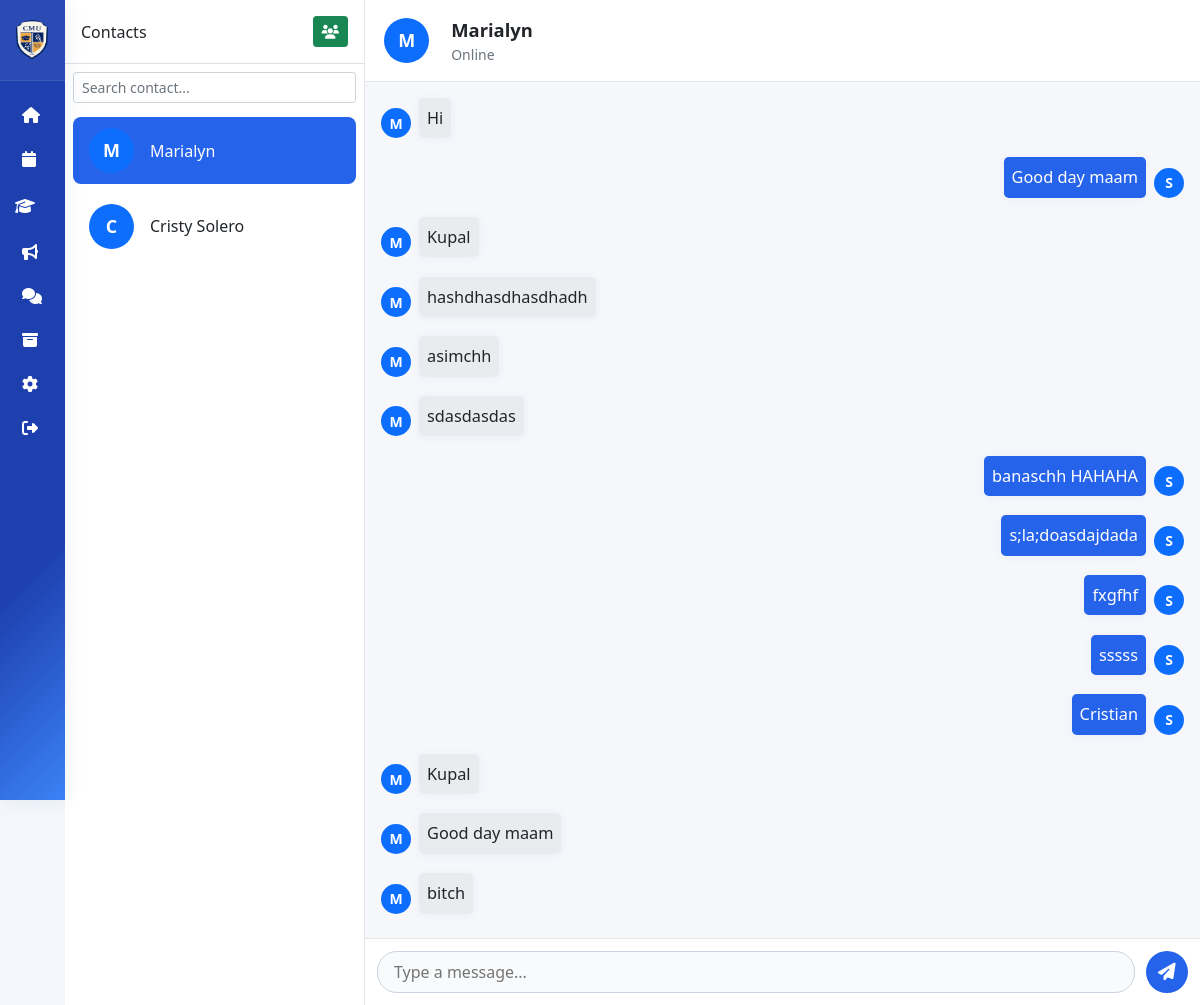
/students/messages/2/ (signed in), run on the app's committed database.
### accounts/models.py (models this page shows, shortened)
class User(AbstractUser):
    ROLE_CHOICES = [
        ('student', 'Student'),
        ('teacher', 'Teacher'),
        ('parent', 'Parent'),
        ('admin', 'Admin'),
        ("school_admin", "School Admin"),
    ]
    role = models.CharField(
        max_length=20,
        choices=ROLE_CHOICES,
        blank=True,   # ✅ allow empty
        null=True     # ✅ allow NULL in DB
    )

### teachers/models.py (models this page shows, shortened)
class Message(models.Model):
    sender = models.ForeignKey(
        settings.AUTH_USER_MODEL,
        related_name="sent_messages",
        on_delete=models.CASCADE
    )
    recipient = models.ForeignKey(
        settings.AUTH_USER_MODEL,
        related_name="received_messages",
        on_delete=models.CASCADE
    )
    content = models.TextField()
    timestamp = models.DateTimeField(auto_now_add=True)
    is_read = models.BooleanField(default=False)
    class Meta:
        ordering = ["timestamp"]

### students/views.py (the view)
# urls.py: path('messages/<int:user_id>/', views.conversation, name='conversation'),
@login_required
def conversation(request, user_id=None):
    user = request.user
    enrolled_classes = getattr(user, 'enrolled_classes', Class.objects.none()).filter(is_archived=False)
    if user.role == 'teacher':
        contacts = User.objects.filter(
            enrolled_classes__in=user.created_classes.filter(is_archived=False)
        ).distinct().exclude(id=user.id)
    elif user.role == 'student':
        teacher_ids = enrolled_classes.values_list('teacher', flat=True)
        classmate_ids = User.objects.filter(
            enrolled_classes__in=enrolled_classes
        ).exclude(id=user.id).values_list('id', flat=True)
        contacts = User.objects.filter(
            Q(id__in=teacher_ids) | Q(id__in=classmate_ids)
        ).distinct()
    elif user.role == 'parent':
        contacts = User.objects.filter(
            Q(role='teacher') | Q(id__in=[child.id for child in user.children.all()])
        ).distinct()
    else:
        contacts = User.objects.none()
    other_user = None
    messages = []
    if user_id:
        other_user = get_object_or_404(User, id=user_id)
        messages = Message.objects.filter(
            Q(sender=user, recipient=other_user) |
            Q(sender=other_user, recipient=user)
        ).order_by('timestamp')
    if request.method == 'POST' and other_user:
        content = request.POST.get('content')
        if content and content.strip():
            Message.objects.create(sender=user, recipient=other_user, content=content)
            return redirect('students:conversation', user_id=other_user.id)
    context = {
        'contacts': contacts,
        'other_user': other_user,
        'messages': messages,
        'enrolled_classes': enrolled_classes
    }
    return render(request, 'students/conversation.html', context)

### students/templates/students/conversation.html (shortened to what this page needs)
{% load static %}
<!DOCTYPE html>
<html lang="en">
<head>
    <link rel="stylesheet" href="https://cdnjs.cloudflare.com/ajax/libs/font-awesome/6.4.0/css/all.min.css">
    <link href="https://cdn.jsdelivr.net/npm/bootstrap@5.1.3/dist/css/bootstrap.min.css" rel="stylesheet">
</head>
<body>
<div class="sidebar closed" id="sidebar">
    <div class="logo">
        <img src="{% static 'images/cmu.jpg' %}" alt="CMU Logo">
    </div>
    <nav class="nav-menu">
        <a href="{% url 'students:dashboard' %}" class="nav-item"><i class="fas fa-home"></i><span class="nav-label">Home</span></a>
        <a href="{% url 'students:calendar' %}" class="nav-item"><i class="fas fa-calendar"></i><span class="nav-label">Event Calendar</span></a>
        <div class="dropdown-container">
            <div class="teaching-header" id="teachingHeader">
                <div class="teaching-content">
                    <i class="fas fa-graduation-cap"></i>
                </div>
            </div>
        </div>
        <a href="{% url 'students:student_announcements' %}" class="nav-item"><i class="fas fa-bullhorn"></i><span class="nav-label">Announcement</span></a>
        <a href="{% url 'students:messages_inbox' %}" class="nav-item"><i class="fas fa-comments"></i><span class="nav-label">Messages</span></a>
        <a href="{% url 'students:archived_classes' %}" class="nav-item"><i class="fas fa-archive"></i><span class="nav-label">Archived Classes</span></a>
        <a href="{% url 'accounts:settings' %}" class="nav-item"><i class="fas fa-cog"></i><span class="nav-label">Settings</span></a>
        <a href="{% url 'account_logout' %}" class="nav-item"><i class="fas fa-sign-out-alt"></i><span class="nav-label">Logout</span></a>
    </nav>
</div>
<div class="main-content">
  <div class="chat-sidebar">
    <div class="chat-sidebar-header d-flex justify-content-between align-items-center p-3 border-bottom">
      <span>Contacts</span>
    <div class="d-flex align-items-center gap-2">
  <button class="btn btn-sm btn-success" data-bs-toggle="modal" data-bs-target="#createGroupModal" title="Create Group Chat">
    <i class="fas fa-users"></i>
  </button>
</div>
    </div>
    <div class="p-2">
      <input type="text" id="contactSearch" class="form-control form-control-sm" placeholder="Search contact...">
    </div>
    <div class="chat-contacts" id="contactList">
      {% for contact in contacts %}
        <a href="{% url 'students:conversation' contact.id %}"
           class="chat-contact {% if other_user and contact.id == other_user.id %}active{% endif %}">
          <div class="chat-contact-avatar me-2">
            {% if contact.profile_picture %}
              <img src="{{ contact.profile_picture.url }}" alt="{{ contact.get_full_name }}"
                   class="rounded-circle" style="width:45px; height:45px; object-fit:cover;">
            {% else %}
              <div class="rounded-circle bg-primary text-white d-flex justify-content-center align-items-center"
                   style="width:45px; height:45px; font-weight:bold; font-size:18px;">
                {{ contact.get_full_name|first|upper }}
              </div>
            {% endif %}
          </div>
          <div class="chat-contact-name">{{ contact.get_full_name }}</div>
        </a>
      {% empty %}
        <p class="text-muted p-3">No contacts available.</p>
      {% endfor %}
    </div>
  </div>
  <div class="chat-main">
    {% if other_user %}
    <div class="chat-header d-flex align-items-center">
      <div class="chat-header-avatar me-2">
          {% if other_user.profile_picture %}
          <img src="{{ other_user.profile_picture.url }}"
           alt="{{ other_user.get_full_name }}"
           class="rounded-circle"
           style="width:45px; height:45px; object-fit:cover;">
          {% else %}
        <div class="rounded-circle bg-primary text-white d-flex justify-content-center align-items-center"
           style="width:45px; height:45px; font-weight:bold; font-size:18px;">
        {{ other_user.get_full_name|first|upper }}
        </div>
        {% endif %}
      </div>
    <div>
    <div class="fw-semibold">{{ other_user.get_full_name }}</div>
    <div class="text-muted small">
      {% if other_user.is_active %}
        Online
      {% else %}
        Offline
      {% endif %}
    </div>
  </div>
</div>
    <div class="chat-messages">
    {% for msg in messages %}
    <div class="d-flex mb-2 {% if msg.sender == request.user %}justify-content-end{% else %}justify-content-start{% endif %}">
      {% if msg.sender != request.user %}
        <div class="chat-avatar me-2 d-flex align-items-end">
          {% if msg.sender.profile_picture %}
            <img src="{{ msg.sender.profile_picture.url }}"
                 alt="{{ msg.sender.get_full_name }}"
                 class="rounded-circle"
                 style="width:30px; height:30px; object-fit:cover;">
          {% else %}
            <div class="rounded-circle bg-primary text-white d-flex justify-content-center align-items-center"
                 style="width:30px; height:30px; font-size:14px; font-weight:bold;">
              {{ msg.sender.get_full_name|first|upper }}
            </div>
          {% endif %}
        </div>
      {% endif %}
      <div class="chat-message">
        <div class="p-2 rounded-3 message-bubble {% if msg.sender == request.user %}bg-primary text-white{% else %}bg-light{% endif %}"
             style="max-width: 100%;cursor:pointer;"
             onclick="toggleTimestamp(this)">
          {{ msg.content }}
        </div>
      </div>
      {% if msg.sender == request.user %}
        <div class="chat-avatar ms-2 d-flex align-items-end">
          {% if msg.sender.profile_picture %}
            <img src="{{ msg.sender.profile_picture.url }}"
                 alt="{{ msg.sender.get_full_name }}"
                 class="rounded-circle"
                 style="width:30px; height:30px; object-fit:cover;">
          {% else %}
            <div class="rounded-circle bg-primary text-white d-flex justify-content-center align-items-center"
                 style="width:30px; height:30px; font-size:14px; font-weight:bold;">
              {{ msg.sender.get_full_name|first|upper }}
            </div>
          {% endif %}
        </div>
      {% endif %}
    </div>
  {% empty %}
    <p class="text-muted">No messages yet.</p>
  {% endfor %}
  </div>
      <form method="post" class="chat-input">
        <input type="text" name="content" placeholder="Type a message..." required>
        <button type="submit"><i class="fas fa-paper-plane"></i></button>
      </form>
      {% else %}
      <div class="p-5 text-center text-muted">Select a contact to start chatting</div>
      {% endif %}
  </div>
</div>
</body>
</html>

### students/templates/students/conversation.html (style rules this page uses)
.sidebar { width: 270px; background: linear-gradient(135deg, #1e40af 70%, #3b82f6 100%); color: #fff; height: 100vh; position: fixed; left: 0; top: 0; z-index: 1000; display: flex; flex-direction: column; transition: width 0.28s cubic-bezier(.4,2,.7,.9), transform 0.28s ease; overflow: hidden; box-shadow: 2px 0 18px 0 rgba(30,64,175,0.07); }
.sidebar.closed { width: 65px; }
.sidebar .logo { display: flex; align-items: center; padding: 20px; border-bottom: 1px solid rgba(255,255,255,0.09); background: rgba(255,255,255,0.06); transition: padding .3s; }
.sidebar.closed .logo { padding: 20px 12px; }
.logo img { width: 40px; height: 40px; border-radius: 50%; margin-right: 12px; transition: margin 0.3s; }
.sidebar.closed .logo img { margin-right: 0; }
.nav-menu { flex: 1; padding: 12px 0; }
.nav-item { display: flex; align-items: center; padding: 14px 28px 14px 22px; color: white; text-decoration: none; transition: all 0.22s; font-size: 1rem; font-weight: 500; letter-spacing: 0.02em; }
.nav-item i { margin-right: 15px; min-width: 21px; }
.sidebar.closed .nav-item { justify-content: center; padding: 14px 0; }
.sidebar.closed .nav-item i { margin-right: 0; }
.dropdown-container { position: relative; }
.sidebar.closed .dropdown-container .teaching-header { justify-content: center; }
.teaching-header { display: flex; align-items: center; justify-content: space-between; padding: 10px 20px 10px 15px; cursor: pointer; transition: all 0.3s ease; }
.teaching-content { display: flex; align-items: center; color: white; }
.teaching-content i { width: 29px; height: 29px; border-radius: 50%; margin-right: 10px; display: flex; align-items: center; justify-content: center; font-size: 16px; color: white; }
body { background: #f3f6fa; }
.main-content { margin-left: 270px; transition: margin-left 0.28s cubic-bezier(.4,2,.7,.9); min-height: 100vh; display: flex; background-color: #f7fafd; overflow: hidden; }
.sidebar.closed ~ .main-content { margin-left: 65px; }
.chat-sidebar { width: 300px; min-width: 240px; background: #fff; border-right: 1px solid #e5e7eb; display: flex; flex-direction: column; box-shadow: 2px 0 8px 0 rgba(30,64,175,0.03); }
.chat-main { flex: 1; display: flex; flex-direction: column; background: #f8f9fa; position: relative; border-radius: 0 12px 12px 0; min-width: 0; min-height: 100vh; }
.chat-header { padding: 1rem 1.2rem; border-bottom: 1px solid #e5e7eb; background-color: #fff; display: flex; align-items: center; gap: 14px; }
.chat-header .fw-semibold { font-size: 1.15rem; font-weight: 600; }
.chat-header-avatar .rounded-circle, .chat-contact-avatar .rounded-circle { width: 45px; height: 45px; font-size: 18px; display: flex; align-items: center; justify-content: center; }
.chat-contacts { flex: 1; overflow-y: auto; padding: 6px 0 18px 0; }
.chat-contact { display: flex; align-items: center; padding: 0.7rem 1rem; text-decoration: none; color: #212529; transition: background 0.18s; border-radius: 8px; margin: 0 8px 8px 8px; }
.chat-contact.active { background-color: #2563eb; color: #fff; }
.chat-contact-name { font-size: 1rem; font-weight: 500; margin-left: 8px; }
.chat-messages { flex: 1; padding: 1rem; overflow-y: auto; display: flex; flex-direction: column; gap: 0.7rem; background-color: #f5f7fb; }
.chat-message { max-width: 100%; }
.message-bubble { padding: 0.5rem 1rem; border-radius: 18px; font-size: 1.02rem; transition: background 0.2s; max-width: 340px; word-break: break-word; box-shadow: 0 1px 8px rgba(30, 64, 175, 0.05); }
.message-bubble.bg-primary { background-color: #2563eb !important; }
.message-bubble.bg-light { background-color: #e9ecef !important; color: #212529; }
.chat-input { display: flex; border-top: 1px solid #e5e7eb; background-color: #fff; padding: 0.75rem; align-items: center; gap: 0.7rem; }
.chat-input input { flex: 1; border: 1px solid #cbd5e1; border-radius: 20px; padding: 0.5rem 1rem; font-size: 1rem; outline: none; background: #f8fafc; }
.chat-input button { background-color: #2563eb; color: white; border: none; border-radius: 50%; width: 42px; height: 42px; display: flex; justify-content: center; align-items: center; transition: background 0.2s; font-size: 1.1rem; }
body, input, button { font-size: 1rem; line-height: 1.5; }
button { padding: 0.6em 1.2em; border-radius: 6px; font-size: 1em; }
img, video { max-width: 100%; height: auto; display: block; }

### data on the page
User: get_full_name|first "M", get_full_name "Marialyn"
User: get_full_name|first "C", get_full_name "Cristy Solero"
Message: sender.get_full_name|first "M", content "Hi"
Message: content "Good day maam", sender.get_full_name|first "S"
Message: sender.get_full_name|first "M", content "Kupal"
Message: sender.get_full_name|first "M", content "hashdhasdhasdhadh"
Message: sender.get_full_name|first "M", content "asimchh"
Message: sender.get_full_name|first "M", content "sdasdasdas"
Message: content "banaschh HAHAHA", sender.get_full_name|first "S"
Message: content "s;la;doasdajdada", sender.get_full_name|first "S"
Message: content "fxgfhf", sender.get_full_name|first "S"
Message: content "sssss", sender.get_full_name|first "S"
Message: content "Cristian", sender.get_full_name|first "S"
Message: sender.get_full_name|first "M", content "Kupal"
Message: sender.get_full_name|first "M", content "Good day maam"
Message: sender.get_full_name|first "M", content "bitch"
